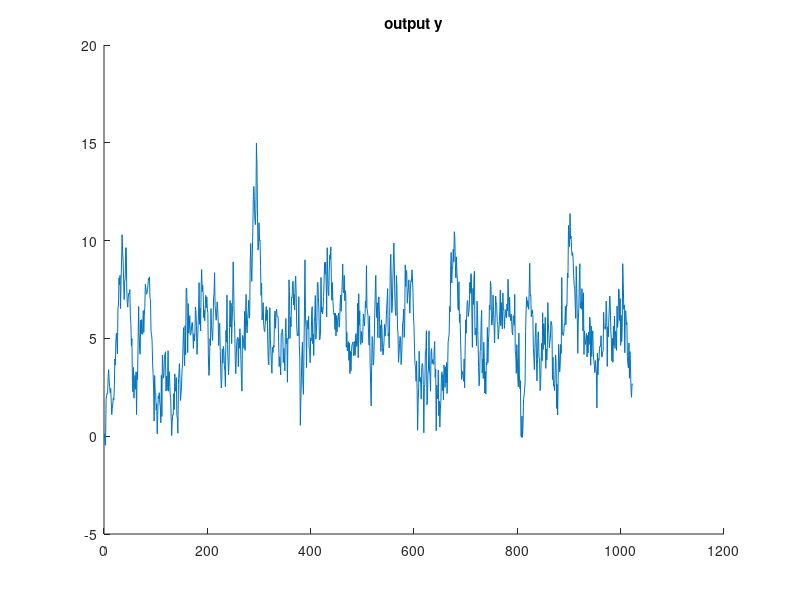
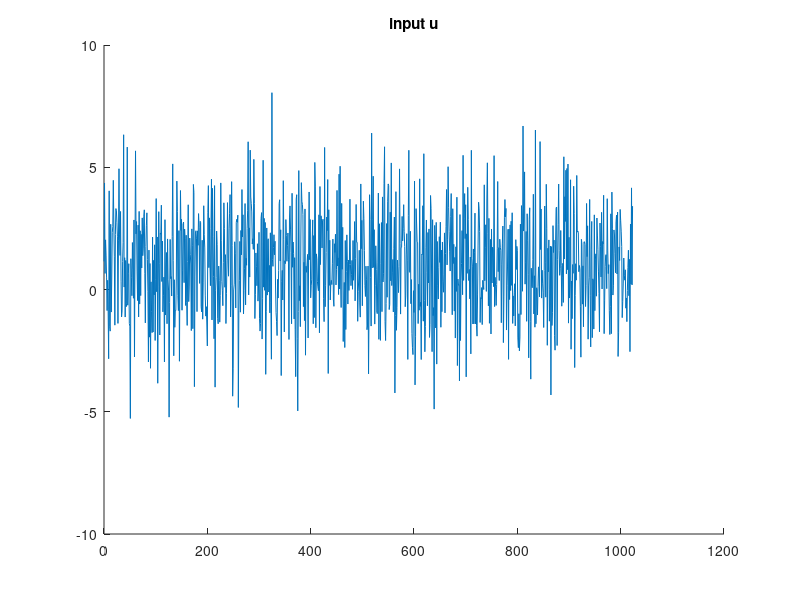
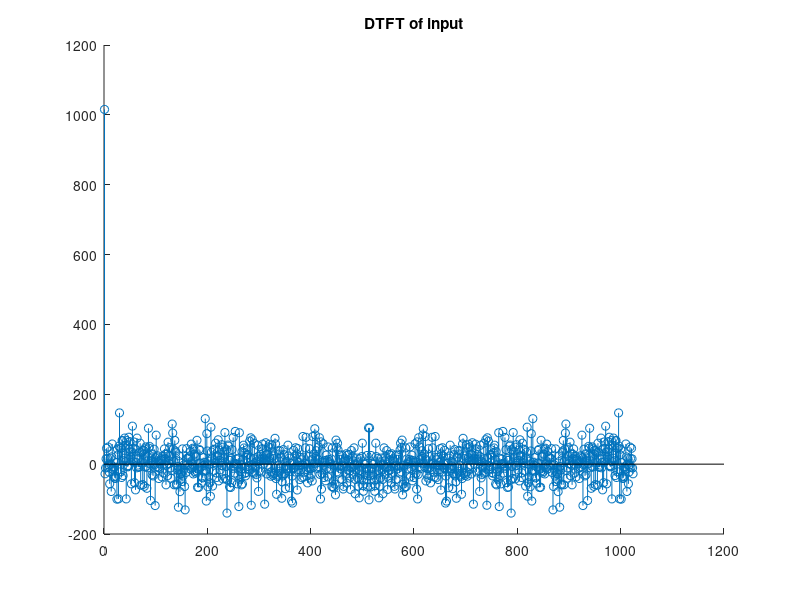

These figures' MATLAB source, in order: (Note: this script raises an error after producing the figures.)
% same as before without periodic signal

clc
clear all
close all

G = tf([0.1 0], conv([1 -1.7 0.72],[1 -0.98 0.9]),1) ;
H = tf([0.5 -0.9*0.5],[1 -0.25],1) ;

%generate signals
N=1024 ;
m = 4 ;
time = [0:1:N-1] ;
e = randn(N,1) ;
u = 1 + 2*randn(N,1) ;

ye = lsim(H,e,time) ;
yu = lsim(G,u,time) ;

y = ye + yu ;

figure(1)
title('output y') ; hold on ;
plot(time,y); 
figure(2)
title('input u') ; hold on ;
plot(time,u);

Y = fft(y) ;
U = fft(u) ;

figure(3)
title('DTFT of input') ; hold on ;
stem(U)

G_bar = abs(Y./U) ;

omega = exp(i*2*pi/N*[0:1:(N-1)]) ; 
Gfreq = squeeze(abs(freqresp(G,omega))) ;

figure(4)
loglog( G_bar); hold on ;
loglog( Gfreq) ;
title('unsmoothened plant estimation') ;
legend('estimated tf', 'real tf') ;
ylim([10^(-2) 10^(2)]) ;

figure(5)
loglog( abs(G_bar-Gfreq)) ; hold on ;
loglog( Gfreq) ;
title('error before smoothening') ;
legend('error', 'real tf') ;

%% c) do the average

omega_avg = exp(i*2*pi/N*[0:1:(N-1)]) ;
omega_avg = reshape(omega_avg , [4,N/4]) ; 
omega_avg = omega_avg(1,:)';
Gfreq_avg = squeeze(abs(freqresp(G,omega_avg))) ;
time_avg = [0:1:(N/m - 1)] ;
    
G_bar_average_tot = [] ;
for i = 1:m
    e_avg = randn(N/m,1) ;
    u_avg = 1 + 2*randn(N/m,1) ;
    ye_avg = lsim(H,e_avg,time_avg) ;
    yu_avg = lsim(G,u_avg,time_avg) ;
    y_avg = ye_avg + yu_avg ;
    Y_avg = fft(y_avg) ;
    U_avg = fft(u_avg) ;
    G_bar_average_tot = [G_bar_average_tot abs(Y_avg./U_avg)] ;
end

G_bar_average = zeros(N/m,1)' ;
for i = 1:m ;
    G_bar_average = G_bar_average + 1/m * G_bar_average_tot(((i-1)*N/m +1):i*N/m) ;
end

figure(6)
loglog( G_bar_average); hold on ;
loglog( Gfreq_avg) ;
title('averaged plant estimation') ;
legend('estimated tf', 'real tf') ;
ylim([10^(-2) 10^(2)]) ;

%% d) hann response (frequency)
gama = [5 10 50 100] ;
figure(7) ; hold on ;
subplot(2,1,1);
xlim([-2 2]) ;
for i = 1:size(gama,2) 
    [omega,WHann] = WfHann(gama(i),N) ;
    plot(omega, WHann) ; 
end
legend ('5', '10', '50', '100') ;

%% e) hann response (time)
gama = [5 10 50 100] ;
subplot(2,1,2);
for i = 1:size(gama,2) 
    [lags,WHann] = WtHann(gama(i),N) ;
    plot(lags, WHann) ; 
end
legend ('5', '10', '50', '100') ;

%% f) smoothed signal
figure(8)
for i = 1:size(gama,2) 
    Gest = G_bar ;
    Gs = 0*Gest; % smoothed estimate
    [omega,Wg] = WfHann(gama(i),N); % window (centered)
    zidx = find(omega==0); % shift to start at zero
    omega = [omega(zidx:N);omega(1:zidx-1)]; % frequency grid
    Wg = [Wg(zidx:N) Wg(1:zidx-1)];
    a = U.*conj(U); % variance weighting
    for wn = 1:N,
        Wnorm = 0; % reset normalisation
        for xi = 1:N,
            widx = mod(xi-wn,N)+1; % wrap window index
            Gs(wn) = Gs(wn) + ...
            Wg(widx) * Gest(xi) * a(xi);
            Wnorm = Wnorm + Wg(widx) * a(xi);
        end
    Gs(wn) = Gs(wn)/Wnorm; % weight normalisation
    end
    subplot(2,2,i)
    loglog(Gs) ; hold on ;
    loglog( Gfreq) ;
    legend(int2str(gama(i)),'real')
end

title('frequency smoothened');
